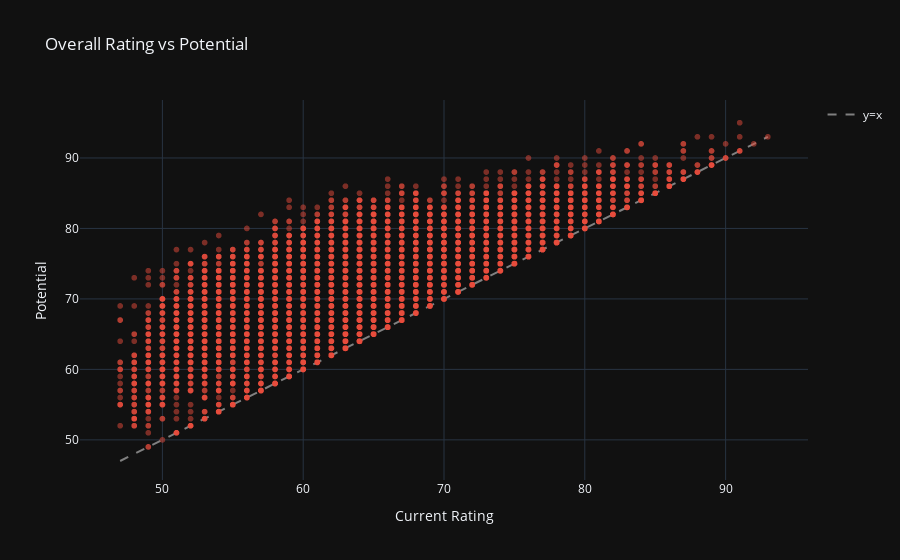

This figure's notebook cell:
### Code cell
# 2. OVERALL RATING VS POTENTIAL
fig2 = px.scatter(
    df,
    x='overall',
    y='potential',
    title='Overall Rating vs Potential',
    labels={'overall': 'Current Rating', 'potential': 'Potential'},
    opacity=0.5,
    color_discrete_sequence=['#e74c3c']
)
fig2.add_trace(
    go.Scatter(
        x=[df['overall'].min(), df['overall'].max()],
        y=[df['overall'].min(), df['overall'].max()],
        mode='lines',
        name='y=x',
        line=dict(color='gray', dash='dash')
    )
)
fig2.show()

### Figure 1 — Plotly figure (JSON) as saved in the notebook; plotly's stock layout.template omitted (floating-point values rounded to 4 significant figures; data arrays with more than 128 entries replaced by an {"elided": "..."} marker saying what was removed)
{"data": [{"hovertemplate": "Current Rating=%{x}<br>Potential=%{y}<extra></extra>", "legendgroup": "", "marker": {"color": "#e74c3c", "opacity": 0.5, "symbol": "circle"}, "mode": "markers", "name": "", "showlegend": false, "x": {"elided": "19239 int values"}, "xaxis": "x", "y": {"elided": "19239 int values"}, "yaxis": "y", "type": "scattergl"}, {"line": {"color": "gray", "dash": "dash"}, "mode": "lines", "name": "y=x", "x": [47, 93], "y": [47, 93], "type": "scatter"}], "layout": {"xaxis": {"anchor": "y", "domain": [0.0, 1.0], "title": {"text": "Current Rating"}}, "yaxis": {"anchor": "x", "domain": [0.0, 1.0], "title": {"text": "Potential"}}, "legend": {"tracegroupgap": 0}, "title": {"text": "Overall Rating vs Potential"}}}
